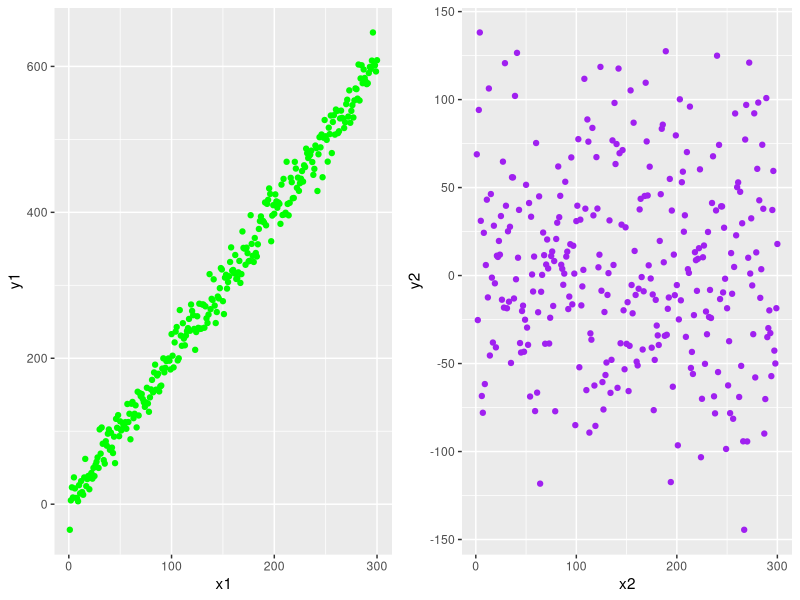
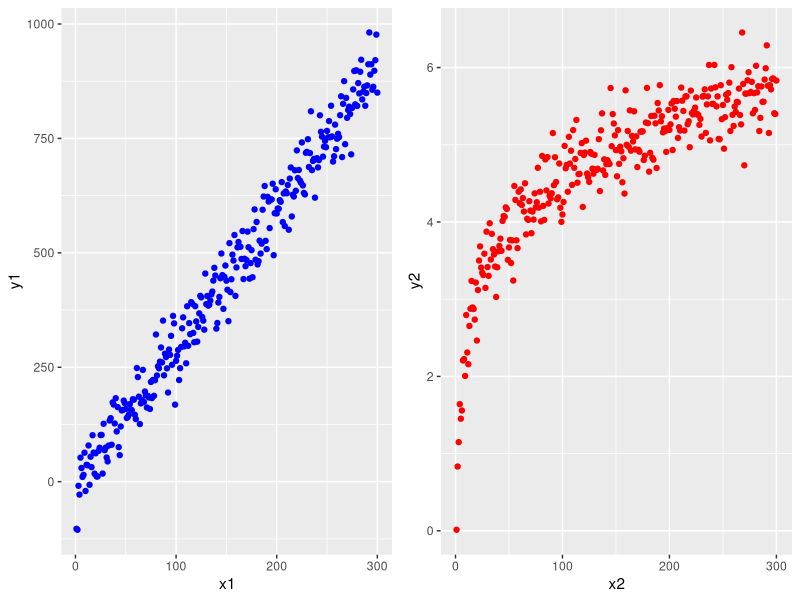

Reproduce these figures in R, in order.
## ---- chunk 1
#sample1
n = 300
x1 = seq(1, n)
y1 = 2*x1 + rnorm(n=n, sd=18)
data1 = data.frame(cbind(x1, y1))

#sample2
n = 300
x2 = seq(1, n)
y2 = rnorm(n=n, sd=50)
data2 = data.frame(cbind(x2, y2))

#plot both relationship in order to make it more intuitive
library(ggplot2)
plot1 = ggplot(data1, aes(x=x1, y=y1)) + geom_point(col="green")
plot2 = ggplot(data2, aes(x=x2, y=y2)) + geom_point(col="purple")

library(ggpubr)
ggarrange(plot1, plot2) 
## ---- chunk 2
#sample1
n = 100
x1 = seq(1, n)
y1 = -2*x1 + rnorm(n=n, sd=18)
cat("Correlation between variables from our first sample: r =", cor(x1,y1))

#sample2
n = 100
x2 = seq(1, n)
y2 = rnorm(n=n, sd=10)
cat("Correlation between variables from second first sample: r =", cor(x2,y2))
## ---- chunk 3
#sample with linear relationship between x and y
n = 300
x1 = seq(1, n)
y1 = 3*x1 + rnorm(n=n, sd=45) 
data1 = data.frame(x1,y1)

#sample with logarithmic relationship between x and y
n = 300
x2 = seq(1, n)
y2 = log(x2) + rnorm(n=n, sd=0.3)
data2 = data.frame(x2,y2)

#plot both relationship in order to make it more intuitive
library(ggplot2)
plot1 = ggplot(data1, aes(x=x1, y=y1)) + geom_point(col="blue")
plot2 = ggplot(data2, aes(x=x2, y=y2)) + geom_point(col="red")

library(ggpubr)
ggarrange(plot1, plot2) 
## ---- chunk 4

cat("Pearson correlation between variables from our first sample: r =", cor(x1,y1), "\nSpearman correlation between variables from our first sample: r =", cor(x1,y1, method = "spearman"))

cat("Pearson correlation between variables from our second sample: r =", cor(x2,y2), "\nSpearman correlation between variables from our second sample: r =", cor(x2,y2, method = "spearman"))
